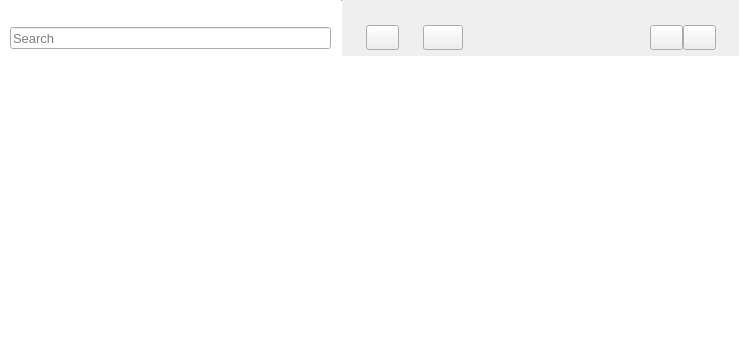
<?xml version="1.0" encoding="UTF-8"?>
<ui version="4.0">
 <class>MainWindow</class>
 <widget class="QMainWindow" name="MainWindow">
  <property name="geometry">
   <rect>
    <x>0</x>
    <y>0</y>
    <width>739</width>
    <height>360</height>
   </rect>
  </property>
  <property name="sizePolicy">
   <sizepolicy hsizetype="Preferred" vsizetype="Minimum">
    <horstretch>0</horstretch>
    <verstretch>0</verstretch>
   </sizepolicy>
  </property>
  <property name="minimumSize">
   <size>
    <width>520</width>
    <height>265</height>
   </size>
  </property>
  <property name="windowTitle">
   <string>Notes</string>
  </property>
  <property name="styleSheet">
   <string notr="true">#frameLeft{
background-color: rgb(255, 255, 255);
}

NoteData #container {
  border: none;
  background-color: rgb(255, 255, 255);
}
NoteData #titleLabel{
  margin-left:8px;
  padding:0px;
  color: black;
}

NoteData #dateLabel{
  padding:0px;
  margin-left:7px;
  color: rgb(132, 132, 132);
}

#textEdit{
	color : rgb(47, 47, 47);
}</string>
  </property>
  <property name="documentMode">
   <bool>false</bool>
  </property>
  <property name="tabShape">
   <enum>QTabWidget::Rounded</enum>
  </property>
  <widget class="QWidget" name="centralWidget">
   <property name="sizePolicy">
    <sizepolicy hsizetype="Preferred" vsizetype="Preferred">
     <horstretch>0</horstretch>
     <verstretch>0</verstretch>
    </sizepolicy>
   </property>
   <layout class="QGridLayout" name="gridLayout">
    <property name="leftMargin">
     <number>0</number>
    </property>
    <property name="topMargin">
     <number>0</number>
    </property>
    <property name="rightMargin">
     <number>0</number>
    </property>
    <property name="bottomMargin">
     <number>0</number>
    </property>
    <property name="spacing">
     <number>0</number>
    </property>
    <item row="0" column="0">
     <widget class="QFrame" name="frame">
      <property name="frameShape">
       <enum>QFrame::NoFrame</enum>
      </property>
      <property name="frameShadow">
       <enum>QFrame::Raised</enum>
      </property>
      <layout class="QVBoxLayout" name="verticalLayout_2">
       <property name="spacing">
        <number>0</number>
       </property>
       <property name="leftMargin">
        <number>0</number>
       </property>
       <property name="topMargin">
        <number>0</number>
       </property>
       <property name="rightMargin">
        <number>0</number>
       </property>
       <property name="bottomMargin">
        <number>0</number>
       </property>
       <item>
        <widget class="QSplitter" name="splitter">
         <property name="sizePolicy">
          <sizepolicy hsizetype="Preferred" vsizetype="Preferred">
           <horstretch>0</horstretch>
           <verstretch>0</verstretch>
          </sizepolicy>
         </property>
         <property name="minimumSize">
          <size>
           <width>0</width>
           <height>0</height>
          </size>
         </property>
         <property name="lineWidth">
          <number>0</number>
         </property>
         <property name="orientation">
          <enum>Qt::Horizontal</enum>
         </property>
         <property name="handleWidth">
          <number>0</number>
         </property>
         <widget class="QFrame" name="frameLeft">
          <property name="minimumSize">
           <size>
            <width>185</width>
            <height>0</height>
           </size>
          </property>
          <layout class="QHBoxLayout" name="horizontalLayout_scrollArea">
           <property name="spacing">
            <number>0</number>
           </property>
           <property name="leftMargin">
            <number>0</number>
           </property>
           <property name="topMargin">
            <number>0</number>
           </property>
           <property name="rightMargin">
            <number>0</number>
           </property>
           <property name="bottomMargin">
            <number>0</number>
           </property>
           <item>
            <layout class="QVBoxLayout" name="verticalLayout_scrollArea">
             <property name="spacing">
              <number>0</number>
             </property>
             <property name="sizeConstraint">
              <enum>QLayout::SetNoConstraint</enum>
             </property>
             <item>
              <spacer name="verticalSpacer_upSearchEdit">
               <property name="orientation">
                <enum>Qt::Vertical</enum>
               </property>
               <property name="sizeType">
                <enum>QSizePolicy::Minimum</enum>
               </property>
               <property name="sizeHint" stdset="0">
                <size>
                 <width>20</width>
                 <height>25</height>
                </size>
               </property>
              </spacer>
             </item>
             <item>
              <spacer name="verticalSpacer">
               <property name="orientation">
                <enum>Qt::Vertical</enum>
               </property>
               <property name="sizeType">
                <enum>QSizePolicy::Minimum</enum>
               </property>
               <property name="sizeHint" stdset="0">
                <size>
                 <width>20</width>
                 <height>2</height>
                </size>
               </property>
              </spacer>
             </item>
             <item>
              <layout class="QHBoxLayout" name="horizontalLayout_scrollArea_3">
               <property name="spacing">
                <number>0</number>
               </property>
               <property name="leftMargin">
                <number>0</number>
               </property>
               <property name="topMargin">
                <number>0</number>
               </property>
               <item>
                <spacer name="horizontalSpacer_leftSearchEdit">
                 <property name="orientation">
                  <enum>Qt::Horizontal</enum>
                 </property>
                 <property name="sizeType">
                  <enum>QSizePolicy::Minimum</enum>
                 </property>
                 <property name="sizeHint" stdset="0">
                  <size>
                   <width>10</width>
                   <height>20</height>
                  </size>
                 </property>
                </spacer>
               </item>
               <item>
                <widget class="QLineEdit" name="searchEdit">
                 <property name="sizePolicy">
                  <sizepolicy hsizetype="Preferred" vsizetype="Fixed">
                   <horstretch>0</horstretch>
                   <verstretch>0</verstretch>
                  </sizepolicy>
                 </property>
                 <property name="minimumSize">
                  <size>
                   <width>0</width>
                   <height>22</height>
                  </size>
                 </property>
                 <property name="maximumSize">
                  <size>
                   <width>16777215</width>
                   <height>22</height>
                  </size>
                 </property>
                 <property name="font">
                  <font>
                   <family>Arial</family>
                   <pointsize>10</pointsize>
                   <italic>false</italic>
                  </font>
                 </property>
                 <property name="focusPolicy">
                  <enum>Qt::StrongFocus</enum>
                 </property>
                 <property name="autoFillBackground">
                  <bool>false</bool>
                 </property>
                 <property name="styleSheet">
                  <string notr="true"/>
                 </property>
                 <property name="inputMask">
                  <string/>
                 </property>
                 <property name="text">
                  <string/>
                 </property>
                 <property name="frame">
                  <bool>true</bool>
                 </property>
                 <property name="placeholderText">
                  <string>Search</string>
                 </property>
                 <property name="cursorMoveStyle">
                  <enum>Qt::LogicalMoveStyle</enum>
                 </property>
                 <property name="clearButtonEnabled">
                  <bool>false</bool>
                 </property>
                </widget>
               </item>
               <item>
                <spacer name="horizontalSpacer_rightSearchEdit">
                 <property name="orientation">
                  <enum>Qt::Horizontal</enum>
                 </property>
                 <property name="sizeType">
                  <enum>QSizePolicy::Minimum</enum>
                 </property>
                 <property name="sizeHint" stdset="0">
                  <size>
                   <width>10</width>
                   <height>20</height>
                  </size>
                 </property>
                </spacer>
               </item>
              </layout>
             </item>
             <item>
              <spacer name="verticalSpacer_upScrollArea">
               <property name="orientation">
                <enum>Qt::Vertical</enum>
               </property>
               <property name="sizeType">
                <enum>QSizePolicy::Minimum</enum>
               </property>
               <property name="sizeHint" stdset="0">
                <size>
                 <width>20</width>
                 <height>9</height>
                </size>
               </property>
              </spacer>
             </item>
             <item>
              <widget class="NoteView" name="listView">
               <property name="sizePolicy">
                <sizepolicy hsizetype="Expanding" vsizetype="Expanding">
                 <horstretch>0</horstretch>
                 <verstretch>0</verstretch>
                </sizepolicy>
               </property>
               <property name="minimumSize">
                <size>
                 <width>0</width>
                 <height>0</height>
                </size>
               </property>
               <property name="baseSize">
                <size>
                 <width>20</width>
                 <height>0</height>
                </size>
               </property>
               <property name="frameShape">
                <enum>QFrame::NoFrame</enum>
               </property>
               <property name="verticalScrollBarPolicy">
                <enum>Qt::ScrollBarAsNeeded</enum>
               </property>
               <property name="horizontalScrollBarPolicy">
                <enum>Qt::ScrollBarAlwaysOff</enum>
               </property>
               <property name="editTriggers">
                <set>QAbstractItemView::NoEditTriggers</set>
               </property>
               <property name="showDropIndicator" stdset="0">
                <bool>false</bool>
               </property>
               <property name="selectionBehavior">
                <enum>QAbstractItemView::SelectRows</enum>
               </property>
              </widget>
             </item>
            </layout>
           </item>
           <item>
            <widget class="Line" name="line">
             <property name="sizePolicy">
              <sizepolicy hsizetype="Minimum" vsizetype="Expanding">
               <horstretch>0</horstretch>
               <verstretch>0</verstretch>
              </sizepolicy>
             </property>
             <property name="minimumSize">
              <size>
               <width>1</width>
               <height>0</height>
              </size>
             </property>
             <property name="maximumSize">
              <size>
               <width>1</width>
               <height>16777215</height>
              </size>
             </property>
             <property name="sizeIncrement">
              <size>
               <width>0</width>
               <height>0</height>
              </size>
             </property>
             <property name="orientation">
              <enum>Qt::Vertical</enum>
             </property>
            </widget>
           </item>
          </layout>
         </widget>
         <widget class="QFrame" name="frameRight">
          <layout class="QVBoxLayout" name="verticalLayout_textEdit">
           <property name="spacing">
            <number>0</number>
           </property>
           <property name="leftMargin">
            <number>0</number>
           </property>
           <property name="topMargin">
            <number>0</number>
           </property>
           <property name="rightMargin">
            <number>0</number>
           </property>
           <property name="bottomMargin">
            <number>0</number>
           </property>
           <item>
            <spacer name="verticalSpacer_upEditorDateLabel">
             <property name="orientation">
              <enum>Qt::Vertical</enum>
             </property>
             <property name="sizeType">
              <enum>QSizePolicy::Minimum</enum>
             </property>
             <property name="sizeHint" stdset="0">
              <size>
               <width>20</width>
               <height>25</height>
              </size>
             </property>
            </spacer>
           </item>
           <item>
            <layout class="QHBoxLayout" name="horizontalLayout_textEdit">
             <property name="spacing">
              <number>0</number>
             </property>
             <item>
              <spacer name="horizontalSpacer_leftNewNoteButton">
               <property name="orientation">
                <enum>Qt::Horizontal</enum>
               </property>
               <property name="sizeType">
                <enum>QSizePolicy::Minimum</enum>
               </property>
               <property name="sizeHint" stdset="0">
                <size>
                 <width>24</width>
                 <height>20</height>
                </size>
               </property>
              </spacer>
             </item>
             <item>
              <widget class="QPushButton" name="newNoteButton">
               <property name="minimumSize">
                <size>
                 <width>33</width>
                 <height>25</height>
                </size>
               </property>
               <property name="maximumSize">
                <size>
                 <width>33</width>
                 <height>25</height>
                </size>
               </property>
               <property name="cursor">
                <cursorShape>PointingHandCursor</cursorShape>
               </property>
               <property name="focusPolicy">
                <enum>Qt::TabFocus</enum>
               </property>
               <property name="text">
                <string/>
               </property>
               <property name="icon">
                <iconset resource="images.qrc">
                 <normaloff>:/images/newNote_Regular.png</normaloff>:/images/newNote_Regular.png</iconset>
               </property>
               <property name="iconSize">
                <size>
                 <width>16</width>
                 <height>16</height>
                </size>
               </property>
              </widget>
             </item>
             <item>
              <spacer name="horizontalSpacer">
               <property name="orientation">
                <enum>Qt::Horizontal</enum>
               </property>
               <property name="sizeType">
                <enum>QSizePolicy::Minimum</enum>
               </property>
               <property name="sizeHint" stdset="0">
                <size>
                 <width>24</width>
                 <height>20</height>
                </size>
               </property>
              </spacer>
             </item>
             <item>
              <widget class="QPushButton" name="styleEditorButton">
               <property name="minimumSize">
                <size>
                 <width>33</width>
                 <height>25</height>
                </size>
               </property>
               <property name="text">
                <string/>
               </property>
               <property name="icon">
                <iconset resource="images.qrc">
                 <normaloff>:/images/3dots_Regular.png</normaloff>:/images/3dots_Regular.png</iconset>
               </property>
              </widget>
             </item>
             <item>
              <spacer name="horizontalSpacer_rightNewNoteButton">
               <property name="orientation">
                <enum>Qt::Horizontal</enum>
               </property>
               <property name="sizeHint" stdset="0">
                <size>
                 <width>40</width>
                 <height>20</height>
                </size>
               </property>
              </spacer>
             </item>
             <item>
              <widget class="QLabel" name="editorDateLabel">
               <property name="sizePolicy">
                <sizepolicy hsizetype="Fixed" vsizetype="Preferred">
                 <horstretch>0</horstretch>
                 <verstretch>0</verstretch>
                </sizepolicy>
               </property>
               <property name="font">
                <font>
                 <family>Arial</family>
                 <pointsize>10</pointsize>
                 <weight>75</weight>
                 <bold>true</bold>
                </font>
               </property>
               <property name="styleSheet">
                <string notr="true">*
{
color: rgb(132, 132, 132);
}</string>
               </property>
               <property name="text">
                <string/>
               </property>
               <property name="scaledContents">
                <bool>false</bool>
               </property>
               <property name="wordWrap">
                <bool>false</bool>
               </property>
              </widget>
             </item>
             <item>
              <spacer name="horizontalSpacer_leftTrashBUtton">
               <property name="orientation">
                <enum>Qt::Horizontal</enum>
               </property>
               <property name="sizeHint" stdset="0">
                <size>
                 <width>40</width>
                 <height>20</height>
                </size>
               </property>
              </spacer>
             </item>
             <item>
              <widget class="QPushButton" name="trashButton">
               <property name="minimumSize">
                <size>
                 <width>33</width>
                 <height>25</height>
                </size>
               </property>
               <property name="maximumSize">
                <size>
                 <width>33</width>
                 <height>25</height>
                </size>
               </property>
               <property name="cursor">
                <cursorShape>PointingHandCursor</cursorShape>
               </property>
               <property name="focusPolicy">
                <enum>Qt::TabFocus</enum>
               </property>
               <property name="text">
                <string/>
               </property>
               <property name="icon">
                <iconset resource="images.qrc">
                 <normaloff>:/images/trashCan_Regular.png</normaloff>:/images/trashCan_Regular.png</iconset>
               </property>
               <property name="iconSize">
                <size>
                 <width>14</width>
                 <height>18</height>
                </size>
               </property>
              </widget>
             </item>
             <item>
              <widget class="QPushButton" name="dotsButton">
               <property name="minimumSize">
                <size>
                 <width>33</width>
                 <height>25</height>
                </size>
               </property>
               <property name="maximumSize">
                <size>
                 <width>33</width>
                 <height>25</height>
                </size>
               </property>
               <property name="cursor">
                <cursorShape>PointingHandCursor</cursorShape>
               </property>
               <property name="focusPolicy">
                <enum>Qt::NoFocus</enum>
               </property>
               <property name="text">
                <string/>
               </property>
               <property name="icon">
                <iconset resource="images.qrc">
                 <normaloff>:/images/3dots_Regular.png</normaloff>:/images/3dots_Regular.png</iconset>
               </property>
              </widget>
             </item>
             <item>
              <spacer name="horizontalSpacer_rightTrashButton">
               <property name="orientation">
                <enum>Qt::Horizontal</enum>
               </property>
               <property name="sizeType">
                <enum>QSizePolicy::Minimum</enum>
               </property>
               <property name="sizeHint" stdset="0">
                <size>
                 <width>23</width>
                 <height>20</height>
                </size>
               </property>
              </spacer>
             </item>
            </layout>
           </item>
           <item>
            <spacer name="verticalSpacer_upTextEdit">
             <property name="orientation">
              <enum>Qt::Vertical</enum>
             </property>
             <property name="sizeType">
              <enum>QSizePolicy::Minimum</enum>
             </property>
             <property name="sizeHint" stdset="0">
              <size>
               <width>20</width>
               <height>6</height>
              </size>
             </property>
            </spacer>
           </item>
           <item>
            <widget class="QTextEdit" name="textEdit">
             <property name="sizePolicy">
              <sizepolicy hsizetype="Preferred" vsizetype="Expanding">
               <horstretch>0</horstretch>
               <verstretch>0</verstretch>
              </sizepolicy>
             </property>
             <property name="minimumSize">
              <size>
               <width>0</width>
               <height>0</height>
              </size>
             </property>
             <property name="font">
              <font>
               <family>Arial</family>
               <pointsize>11</pointsize>
               <weight>50</weight>
               <italic>false</italic>
               <bold>false</bold>
              </font>
             </property>
             <property name="focusPolicy">
              <enum>Qt::StrongFocus</enum>
             </property>
             <property name="acceptDrops">
              <bool>true</bool>
             </property>
             <property name="styleSheet">
              <string notr="true"/>
             </property>
             <property name="frameShape">
              <enum>QFrame::NoFrame</enum>
             </property>
             <property name="tabChangesFocus">
              <bool>false</bool>
             </property>
             <property name="documentTitle">
              <string/>
             </property>
             <property name="undoRedoEnabled">
              <bool>true</bool>
             </property>
             <property name="lineWrapColumnOrWidth">
              <number>0</number>
             </property>
             <property name="html">
              <string>&lt;!DOCTYPE HTML PUBLIC &quot;-//W3C//DTD HTML 4.0//EN&quot; &quot;http://www.w3.org/TR/REC-html40/strict.dtd&quot;&gt;
&lt;html&gt;&lt;head&gt;&lt;meta name=&quot;qrichtext&quot; content=&quot;1&quot; /&gt;&lt;style type=&quot;text/css&quot;&gt;
p, li { white-space: pre-wrap; }
&lt;/style&gt;&lt;/head&gt;&lt;body style=&quot; font-family:'Arial'; font-size:11pt; font-weight:400; font-style:normal;&quot;&gt;
&lt;p style=&quot;-qt-paragraph-type:empty; margin-top:0px; margin-bottom:0px; margin-left:0px; margin-right:0px; -qt-block-indent:0; text-indent:0px; font-family:'Ubuntu'; font-size:14pt;&quot;&gt;&lt;br /&gt;&lt;/p&gt;&lt;/body&gt;&lt;/html&gt;</string>
             </property>
             <property name="placeholderText">
              <string/>
             </property>
            </widget>
           </item>
          </layout>
         </widget>
        </widget>
       </item>
      </layout>
     </widget>
    </item>
   </layout>
  </widget>
 </widget>
 <layoutdefault spacing="6" margin="11"/>
 <customwidgets>
  <customwidget>
   <class>NoteView</class>
   <extends>QListView</extends>
   <header>noteview.h</header>
  </customwidget>
 </customwidgets>
 <resources>
  <include location="images.qrc"/>
 </resources>
 <connections/>
</ui>
